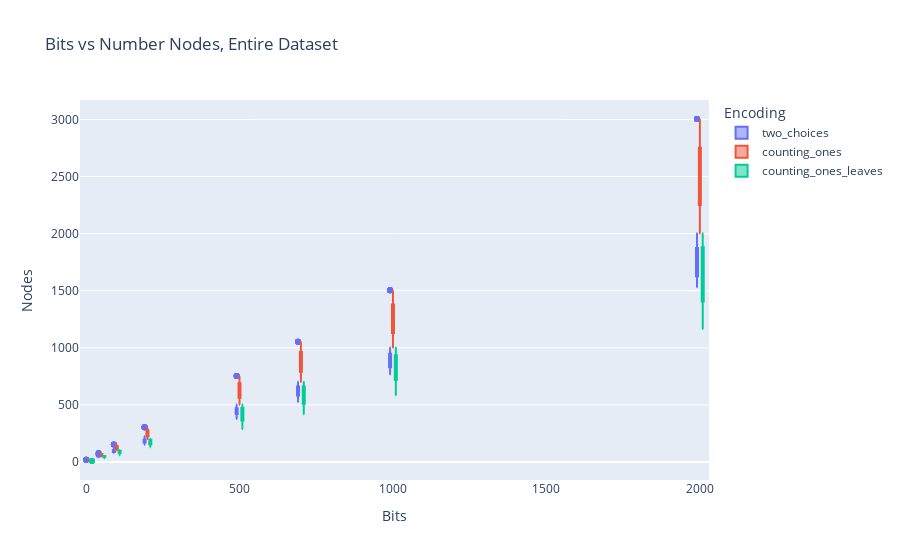
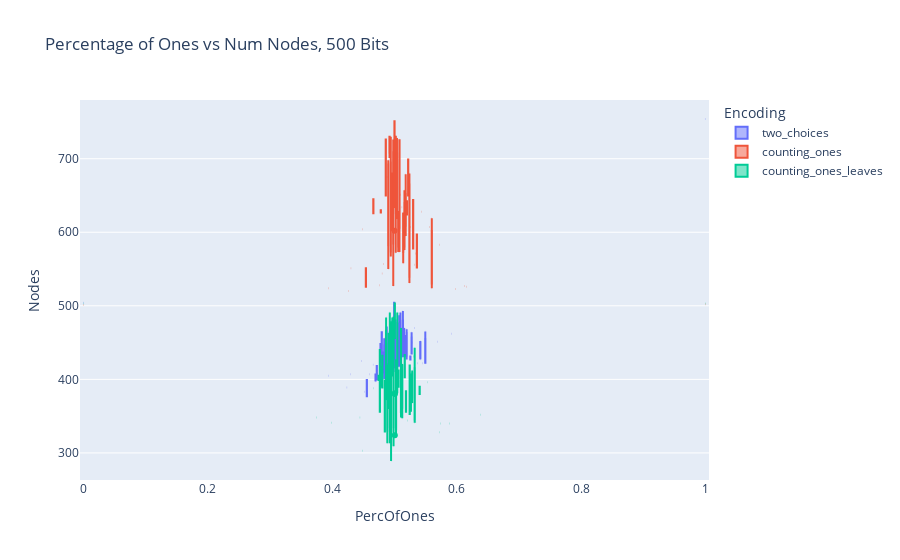

The cell these charts' notebook holds for them, in order:
### Markdown cell above
#### 4. Reports

### Code cell
fig = px.box(df, x="Bits", y="Nodes", color="Encoding", 
             title="Bits vs Number Nodes, Entire Dataset")
fig.show()

df_500 = df[df['Bits'] == 500] # TODO probably need to work more on DB, there is too much data for 0.5 per of ones 
fig = px.box(df_500, x="PercOfOnes", y="Nodes", color="Encoding", 
             title="Percentage of Ones vs Num Nodes, 500 Bits")
fig.show()

### Figure 1 — Plotly figure (JSON) as saved in the notebook; plotly's stock layout.template omitted (floating-point values rounded to 4 significant figures; data arrays with more than 128 entries replaced by an {"elided": "..."} marker saying what was removed)
{"data": [{"alignmentgroup": "True", "hovertemplate": "Encoding=two_choices<br>Bits=%{x}<br>Nodes=%{y}<extra></extra>", "legendgroup": "two_choices", "marker": {"color": "#636efa"}, "name": "two_choices", "notched": false, "offsetgroup": "two_choices", "orientation": "v", "showlegend": true, "type": "box", "x": {"elided": "960 int values"}, "x0": " ", "xaxis": "x", "y": {"elided": "960 int values"}, "y0": " ", "yaxis": "y"}, {"alignmentgroup": "True", "hovertemplate": "Encoding=counting_ones<br>Bits=%{x}<br>Nodes=%{y}<extra></extra>", "legendgroup": "counting_ones", "marker": {"color": "#EF553B"}, "name": "counting_ones", "notched": false, "offsetgroup": "counting_ones", "orientation": "v", "showlegend": true, "type": "box", "x": {"elided": "960 int values"}, "x0": " ", "xaxis": "x", "y": {"elided": "960 int values"}, "y0": " ", "yaxis": "y"}, {"alignmentgroup": "True", "hovertemplate": "Encoding=counting_ones_leaves<br>Bits=%{x}<br>Nodes=%{y}<extra></extra>", "legendgroup": "counting_ones_leaves", "marker": {"color": "#00cc96"}, "name": "counting_ones_leaves", "notched": false, "offsetgroup": "counting_ones_leaves", "orientation": "v", "showlegend": true, "type": "box", "x": {"elided": "960 int values"}, "x0": " ", "xaxis": "x", "y": {"elided": "960 int values"}, "y0": " ", "yaxis": "y"}], "layout": {"boxmode": "group", "legend": {"title": {"text": "Encoding"}, "tracegroupgap": 0}, "title": {"text": "Bits vs Number Nodes, Entire Dataset"}, "xaxis": {"anchor": "y", "domain": [0, 1], "title": {"text": "Bits"}}, "yaxis": {"anchor": "x", "domain": [0, 1], "title": {"text": "Nodes"}}}}

### Figure 2 — Plotly figure (JSON) as saved in the notebook; plotly's stock layout.template omitted (floating-point values rounded to 4 significant figures)
{"data": [{"alignmentgroup": "True", "hovertemplate": "Encoding=two_choices<br>PercOfOnes=%{x}<br>Nodes=%{y}<extra></extra>", "legendgroup": "two_choices", "marker": {"color": "#636efa"}, "name": "two_choices", "notched": false, "offsetgroup": "two_choices", "orientation": "v", "showlegend": true, "type": "box", "x": [0.494, 0.5, 0.542, 0.456, 0.518, 0.51, 0.502, 0.496, 0.542, 0.55, 0.5, 0.5, 0.5, 0.5, 0.5, 0.5, 0.5, 0.5, 0.5, 0.5, 0.498, 0.48, 0.508, 0.488, 0.498, 0.502, 0.514, 0.502, 0.494, 0.51, 0.502, 0.488, 0.496, 0.5, 0.498, 0.484, 0.5, 0.516, 0.512, 0.478, 0.506, 0.502, 0.496, 0.488, 0.486, 0.472, 0.482, 0.494, 0.518, 0.52, 0.514, 0.486, 0.51, 0.492, 0.488, 0.5, 0.482, 0.53, 0.508, 0.482, 0.516, 0.49, 0.488, 0.516, 0.516, 0.482, 0.484, 0.47, 0.52, 0.49, 0.514, 0.52, 0.526, 0.456, 0.526, 0.504, 0.5, 0.508, 0.46, 0.528, 0.494, 0.472, 0.47, 0.394, 0.496, 0.478, 0.502, 0.528, 0.528, 0.452, 0.424, 0.484, 0.592, 0.542, 0.57, 0.488, 0.43, 0.48, 0.47, 0.488, 0.55, 0.506, 0.52, 0.542, 0.546, 0.448, 0.55, 0.538, 0.532, 0.466, 1, 0, 0, 1, 1, 1, 0, 0, 0, 1], "x0": " ", "xaxis": "x", "y": [416, 424, 452, 399, 432, 429, 424, 423, 448, 465, 504, 504, 504, 504, 504, 504, 504, 504, 504, 504, 479, 464, 487, 472, 480, 480, 493, 481, 477, 491, 463, 454, 453, 463, 466, 456, 464, 470, 469, 448, 452, 451, 442, 433, 436, 418, 438, 440, 459, 458, 441, 425, 445, 425, 421, 440, 423, 450, 441, 418, 438, 421, 421, 431, 434, 408, 416, 405, 437, 416, 430, 427, 431, 377, 427, 419, 415, 417, 407, 435, 420, 400, 407, 405, 408, 424, 410, 464, 436, 383, 389, 400, 462, 427, 451, 414, 407, 390, 397, 412, 422, 419, 468, 432, 422, 425, 424, 422, 470, 420, 754, 504, 504, 754, 754, 754, 504, 504, 504, 754], "y0": " ", "yaxis": "y"}, {"alignmentgroup": "True", "hovertemplate": "Encoding=counting_ones<br>PercOfOnes=%{x}<br>Nodes=%{y}<extra></extra>", "legendgroup": "counting_ones", "marker": {"color": "#EF553B"}, "name": "counting_ones", "notched": false, "offsetgroup": "counting_ones", "orientation": "v", "showlegend": true, "type": "box", "x": [0.518, 0.514, 0.506, 0.478, 0.466, 0.5, 0.52, 0.494, 0.478, 0.56, 0.5, 0.5, 0.5, 0.5, 0.5, 0.5, 0.5, 0.5, 0.5, 0.5, 0.508, 0.502, 0.492, 0.492, 0.498, 0.504, 0.486, 0.508, 0.494, 0.502, 0.5, 0.5, 0.492, 0.5, 0.522, 0.49, 0.508, 0.494, 0.504, 0.498, 0.504, 0.49, 0.524, 0.5, 0.498, 0.502, 0.496, 0.494, 0.518, 0.488, 0.502, 0.524, 0.52, 0.486, 0.516, 0.51, 0.53, 0.504, 0.466, 0.522, 0.516, 0.514, 0.508, 0.502, 0.49, 0.504, 0.512, 0.504, 0.544, 0.518, 0.526, 0.448, 0.536, 0.506, 0.556, 0.498, 0.496, 0.518, 0.5, 0.516, 0.508, 0.516, 0.506, 0.494, 0.516, 0.53, 0.534, 0.502, 0.494, 0.572, 0.536, 0.48, 0.56, 0.514, 0.454, 0.482, 0.524, 0.532, 0.49, 0.43, 0.598, 0.394, 0.454, 0.426, 0.524, 0.498, 0.616, 0.476, 0.56, 0.612, 1, 1, 0, 1, 0, 0, 0, 0, 0, 0], "x0": " ", "xaxis": "x", "y": [623, 618, 629, 627, 626, 633, 624, 628, 630, 619, 751, 751, 751, 751, 751, 751, 751, 751, 751, 751, 725, 731, 730, 729, 726, 728, 726, 726, 730, 730, 704, 699, 701, 702, 699, 698, 697, 695, 707, 703, 677, 686, 680, 684, 684, 681, 680, 669, 679, 675, 657, 650, 642, 650, 657, 651, 644, 652, 645, 650, 634, 627, 617, 626, 615, 629, 634, 618, 628, 625, 607, 604, 597, 604, 607, 604, 603, 595, 602, 590, 573, 582, 573, 574, 576, 578, 571, 572, 567, 583, 552, 544, 550, 558, 551, 557, 548, 556, 550, 551, 523, 524, 526, 520, 531, 527, 526, 528, 524, 527, 502, 502, 501, 502, 501, 501, 501, 501, 501, 501], "y0": " ", "yaxis": "y"}, {"alignmentgroup": "True", "hovertemplate": "Encoding=counting_ones_leaves<br>PercOfOnes=%{x}<br>Nodes=%{y}<extra></extra>", "legendgroup": "counting_ones_leaves", "marker": {"color": "#00cc96"}, "name": "counting_ones_leaves", "notched": false, "offsetgroup": "counting_ones_leaves", "orientation": "v", "showlegend": true, "type": "box", "x": [0.488, 0.518, 0.474, 0.492, 0.484, 0.526, 0.526, 0.486, 0.496, 0.506, 0.5, 0.5, 0.5, 0.5, 0.5, 0.5, 0.5, 0.5, 0.5, 0.5, 0.494, 0.486, 0.508, 0.498, 0.492, 0.5, 0.504, 0.5, 0.496, 0.496, 0.496, 0.51, 0.51, 0.492, 0.49, 0.496, 0.5, 0.496, 0.486, 0.492, 0.502, 0.516, 0.476, 0.48, 0.492, 0.486, 0.532, 0.504, 0.498, 0.494, 0.528, 0.506, 0.512, 0.478, 0.53, 0.51, 0.488, 0.524, 0.512, 0.496, 0.528, 0.526, 0.486, 0.478, 0.532, 0.474, 0.516, 0.5, 0.472, 0.512, 0.5, 0.48, 0.528, 0.512, 0.552, 0.54, 0.486, 0.498, 0.504, 0.54, 0.466, 0.502, 0.518, 0.51, 0.524, 0.49, 0.532, 0.476, 0.526, 0.52, 0.492, 0.534, 0.502, 0.5, 0.498, 0.444, 0.532, 0.484, 0.51, 0.512, 0.448, 0.492, 0.488, 0.374, 0.638, 0.574, 0.398, 0.572, 0.588, 0.494, 0, 1, 0, 1, 1, 1, 0, 0, 1, 1], "x0": " ", "xaxis": "x", "y": [382, 384, 405, 394, 398, 403, 389, 392, 404, 390, 503, 503, 503, 503, 503, 503, 503, 503, 503, 503, 479, 484, 478, 485, 491, 486, 491, 485, 484, 477, 452, 465, 470, 465, 462, 463, 455, 457, 466, 464, 427, 433, 440, 432, 446, 440, 443, 433, 439, 454, 412, 412, 417, 417, 431, 420, 420, 419, 421, 407, 397, 408, 395, 392, 387, 399, 403, 380, 408, 395, 381, 389, 368, 366, 396, 390, 372, 361, 381, 380, 388, 363, 356, 348, 353, 361, 350, 356, 356, 344, 313, 342, 322, 324, 309, 348, 341, 329, 358, 347, 303, 315, 313, 348, 352, 340, 341, 328, 340, 289, 503, 503, 503, 503, 503, 503, 503, 503, 503, 503], "y0": " ", "yaxis": "y"}], "layout": {"boxmode": "group", "legend": {"title": {"text": "Encoding"}, "tracegroupgap": 0}, "title": {"text": "Percentage of Ones vs Num Nodes, 500 Bits"}, "xaxis": {"anchor": "y", "domain": [0, 1], "title": {"text": "PercOfOnes"}}, "yaxis": {"anchor": "x", "domain": [0, 1], "title": {"text": "Nodes"}}}}
